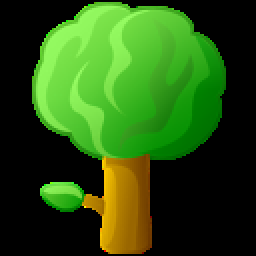
#> input picture images/TileContent/tree.png, 128 x 128 px (shown 2 times larger)
$ python recognize_template.py
#> lines starting #> are read from the running program, lines starting #| are printed output that depends on the picture
import cv2
import numpy as np
import os


def check_template_in_region_optimized(large_image_path, template_path, top_left_coord, size, max_diff=0.3):
    """
    检查大图的指定区域内是否包含带透明背景的模板图，使用 TM_SQDIFF_NORMED 方法，
    并在匹配前将模板缩放到 ROI 的大小。

    参数:
    ...
    size (tuple): 待检查区域的宽度和高度 (width, height)。
    max_diff (float): 允许的最大差异值 (0.0 到 1.0)。
    """
#> called with large_image_path = 'Puzzles/Landscaper/Level_036.png', template_path = 'images/TileContent/tree.png', top_left_coord = (0, 200), size = (114, 114), max_diff = 0.3
    if not os.path.exists(large_image_path) or not os.path.exists(template_path):
        print("错误：找不到图像文件。")
        return False

    # 1. 加载图像（带透明度）
    template_img_4channel = cv2.imread(template_path, cv2.IMREAD_UNCHANGED)
#> template_img_4channel is the input picture: shape (128, 128, 4); mean B, G, R, A 17.1, 82.5, 41.6, 114.2
    large_img = cv2.imread(large_image_path)
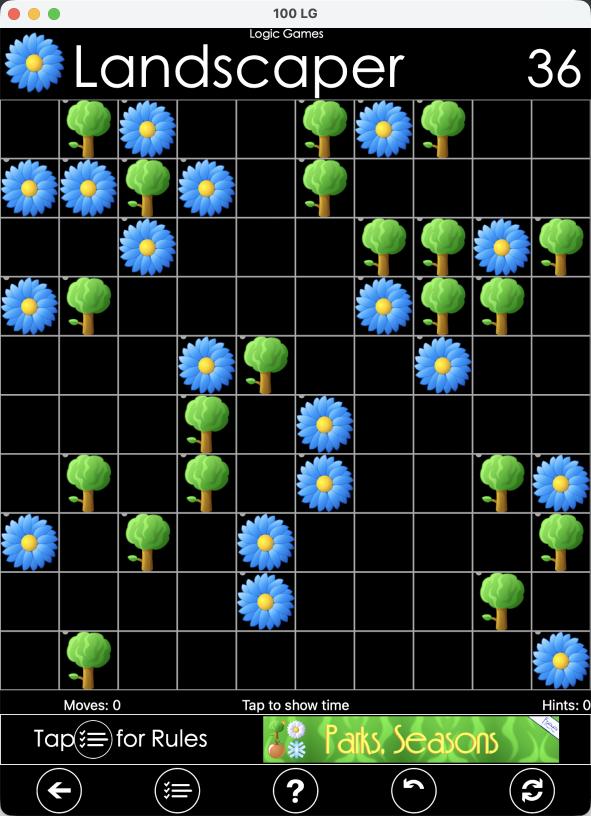
#> input picture Puzzles/Landscaper/Level_036.png, 1182 x 1632 px (shown at 1/2 size)
#> large_img is the input picture: shape (1632, 1182, 3); mean B, G, R 46.8, 51.5, 40

    if template_img_4channel is None or large_img is None:
        print("错误：无法加载图像文件。")
        return False

    w_roi, h_roi = size  # 待检查区域的宽度和高度 (114, 114)

    # --- 关键修正：根据 ROI 尺寸缩放模板 ---

    # 缩放模板到 ROI 的尺寸 (128x128 -> 114x114)
    # INTER_AREA 通常是缩小图像的首选方法
    template_resized = cv2.resize(
        template_img_4channel,
        (w_roi, h_roi),
        interpolation=cv2.INTER_AREA
    )
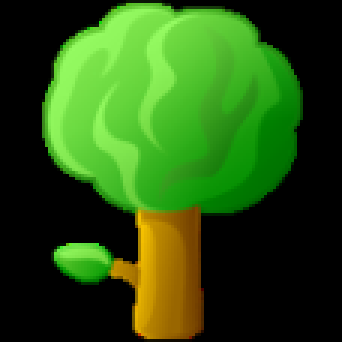
#> template_resized: shape (114, 114, 4) (shown 3 times larger); mean B, G, R, A 17.1, 82.5, 41.6, 114.2

    # 分离 BGR 和 Alpha 通道
    if template_resized.shape[2] == 4:
        template_to_match = template_resized[:, :, :3]
        template_mask = template_resized[:, :, 3]
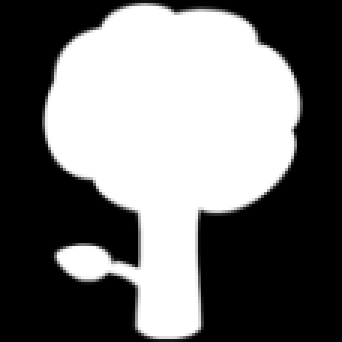
#> template_mask: shape (114, 114) (shown 3 times larger); min 0, max 255, mean 114.2
    else:
        template_to_match = template_resized
        template_mask = None

    # 2. 裁剪指定区域
    x, y = top_left_coord

    # 裁剪区域 (ROI)
    # 确保裁剪区域在大图范围内
    if x < 0 or y < 0 or x + w_roi > large_img.shape[1] or y + h_roi > large_img.shape[0]:
        print(f"错误：指定区域 ({x}, {y}, {w_roi}, {h_roi}) 超出大图边界。")
        return False

    roi = large_img[y: y + h_roi, x: x + w_roi]
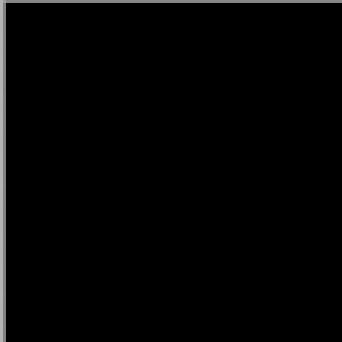
#> roi: shape (114, 114, 3) (shown 3 times larger); min 0, max 181, mean 3.9

    # 3. 执行模板匹配：使用 TM_SQDIFF_NORMED
    method = cv2.TM_SQDIFF_NORMED

    # 此时模板和 ROI 尺寸相同 (114x114)，Assertion 检查将通过
    result = cv2.matchTemplate(roi, template_to_match, method, mask=template_mask)
#> result = [20]

    # 4. 处理 nan 值 (替换为最差值 1.0)
    if np.isnan(result).any():
        result = np.nan_to_num(result, nan=1.0)

    # 5. 找到最佳匹配值 (最小值)
    min_val, max_val, min_loc, max_loc = cv2.minMaxLoc(result)
#> min_val = 20; max_val = 20; min_loc = (0, 0); max_loc = (0, 0)

    # 6. 检查是否小于等于允许的最大差异值
    if min_val <= max_diff:
        print(f"匹配成功：最小相似度为 {min_val:.4f} (需小于最大差异: {max_diff:.4f})")
        return True
    else:
        print(f"匹配失败：最小相似度为 {min_val:.4f} (大于最大差异: {max_diff:.4f})")
#| 匹配失败：最小相似度为 20.0012 (大于最大差异: 0.3000)
        return False


# --- 运行验证 ---

# 您的路径和坐标参数 (假设路径是正确的)
LARGE_IMAGE_PATH = 'Puzzles/Landscaper/Level_036.png'
TREE_PATH = 'images/TileContent/tree.png'
FLOWER_PATH = 'images/TileContent/flower_blue.png'
size = (114, 114)

# **重要调整：** # 1. 切换到 TM_SQDIFF_NORMED，阈值 now means MAX_DIFFERENCE (越低越严格)。
# 2. 我们将 Max Difference 设为 0.3，这比之前的 0.5 严格得多 (相当于 TM_CCOEFF_NORMED 的 0.7)。
MAX_DIFFERENCE = 0.3

list_coords = [(0, 200), (114, 200), (228, 200)]  # 使用更清晰的变量名

print(f"--- 验证开始 (使用 TM_SQDIFF_NORMED, 最大差异: {MAX_DIFFERENCE}) ---")

for i, coord in enumerate(list_coords):
    print(f"\n--- 区域 {i + 1} 坐标: {coord} ---")

    # 验证树
    print("-> 验证树：")
    found_tree = check_template_in_region_optimized(
        large_image_path=LARGE_IMAGE_PATH,
        template_path=TREE_PATH,
        top_left_coord=coord,
        size=size,
        max_diff=MAX_DIFFERENCE
    )

    # 验证花
    print("-> 验证花：")
    found_flower = check_template_in_region_optimized(
        large_image_path=LARGE_IMAGE_PATH,
        template_path=FLOWER_PATH,
        top_left_coord=coord,
        size=size,
        max_diff=MAX_DIFFERENCE
    )

    print(f"区域 {coord} 结果: 树={found_tree}, 花={found_flower}")
